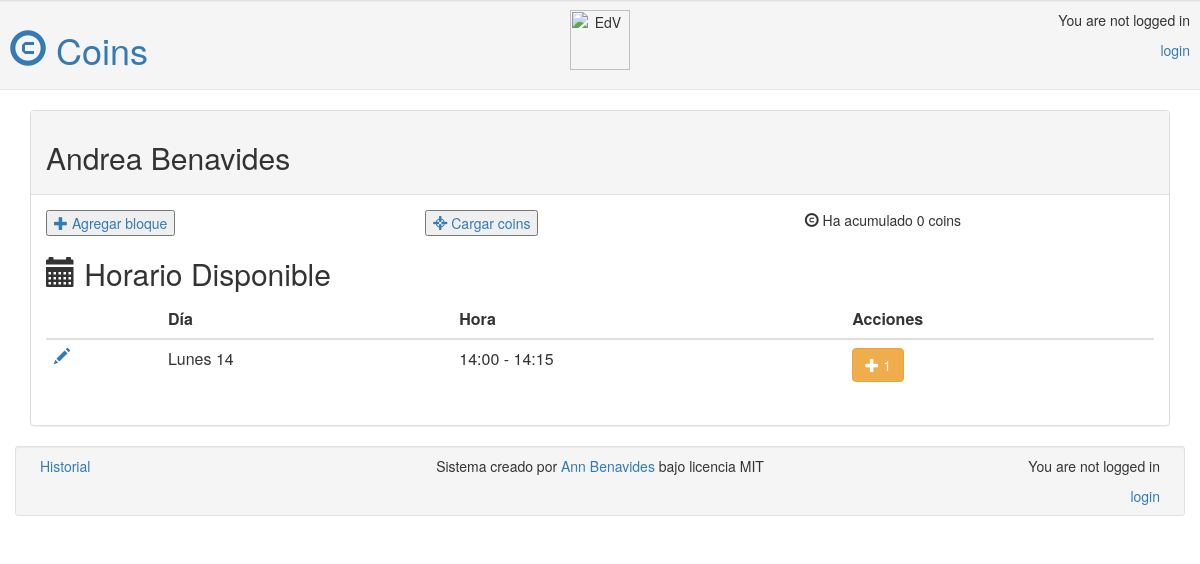
The app's page /profe/3/ with its own data.
### app/models.py (models this page shows, shortened)
class Profesor(models.Model):
	user = models.ForeignKey(User)
	name = models.CharField(max_length=60)
	coins_collected = models.IntegerField(default=0)
	taller = models.CharField(max_length=130,null=True)
	def __str__(self):
		return self.name

class Bloque(models.Model): #modelo de bloques que pueden comprarse
	idBloque = models.AutoField(primary_key=True)
	profe = models.ForeignKey(Profesor)
	DIAS_CHOICES = (("14","Lunes 14"),
			("15","Martes 15"),
			("16","Miercoles 16"),
			("17","Jueves 17"),
			("18","Viernes 18"),
			)
	HORAS_CHOICES = (
			("01","14:00 - 14:15"),
			("02","14:15 - 14:30"),
			("03","14:30 - 14:45"),
			("04","14:45 - 15:00"),
			("05","15:00 - 15:15"),
			("06","15:15 - 15:30"),
			("07","15:30 - 15:45"),
			("08","15:45 - 16:00"),
			("09","16:00 - 16:15"),
			("10","16:15 - 16:30"),
			("11","16:30 - 16:45"),
			("12","16:45 - 17:00"),
			("13","17:00 - 17:15"),
			("14","17:15 - 17:30"),
			)
	dia = models.CharField(max_length=2,choices=DIAS_CHOICES, default="14")
	horas = models.CharField(max_length=2,choices=HORAS_CHOICES, default="01")
	valor = models.IntegerField(default=1)
	ESTADOS_CHOICES = (
		("0","Ausente"),
		("1","Presente"),
		("2","Comprado"),
		)
	estado = models.CharField(max_length=1,choices=ESTADOS_CHOICES, default="0")
	grupo = models.ForeignKey(Grupo, blank=True, null=True)
	def getDia(self):
		return self.get_dia_display()
	def getHoras(self):
		return self.get_horas_display()

### app/views.py (the view)
# urls.py: url(r'^profe/(?P<pk>[0-9]+)/$', views.perfil_profe, name='perfil_profe'),
def perfil_profe(request,pk):
	profe = get_object_or_404(Profesor, pk=pk)
	bloques = Bloque.objects.filter(profe=profe).order_by('dia')
	user = request.user
	return render(request, 'app/perfil_profe.html', {'profe' : profe, 'bloques': bloques})

### app/templates/app/perfil_profe.html (shortened to what this page needs)
{% extends 'app/base.html' %}
{% block content %}
<div class="panel panel-default">
	<div class="panel-heading"><h2> {{ profe }} </h2></div>
	<div class="panel-body">
		<div class="row">
			<div class="col-sm-4">
				<a href="{% url 'nuevo_bloque' %}"><button>
					<span class="glyphicon glyphicon-plus"></span> Agregar bloque
				</button></a>
			</div>
			<div class="col-sm-4">
				<button><a href="{% url 'cargar' %}"><span class="glyphicon glyphicon-screenshot"></span> Cargar coins </a></button>
			</div>
			<div class="col-sm-4"><span class="glyphicon glyphicon-copyright-mark"></span> Ha acumulado {{profe.coins_collected}} coins</div>
		</div>
	<div><h2><span class="glyphicon glyphicon-calendar"></span> Horario Disponible</h2></div>
	<div>
		<table class="table table-hover">
			<thead>
				<tr>
					<th></th>
					<th>Día</th>
					<th>Hora</th>
					<th>Acciones</th>
				</tr>
			</thead>
			<tbody>
				{% for bloque in bloques %}
				<tr>
					<td>
						{% ifequal bloque.estado "1" %}
							<a href="{% url 'editar_bloque' pk=bloque.pk %}"><span class="glyphicon glyphicon-pencil"></span></a>
						{% endifequal %}
					</td>
					<td>{{ bloque.getDia}}</td>
					<td>{{ bloque.getHoras}}</td>
					{% ifequal bloque.estado "1" %}
					<td>
						<a href="{% url 'comprar_bloque' pk=bloque.pk %}"><button class="btn btn-warning">
							<span class="glyphicon glyphicon-plus"></span> {{bloque.valor}} </button>
						</a>
					</td>
					{% endifequal %}
				</tr>
				{% endfor %}
			</tbody>
		</table>
	</div>
</div>
{% endblock %}

### records on screen
Profesor: name "Andrea Benavides", coins_collected "0"
Bloque: getDia "Lunes 14", getHoras "14:00 - 14:15", valor "1"
